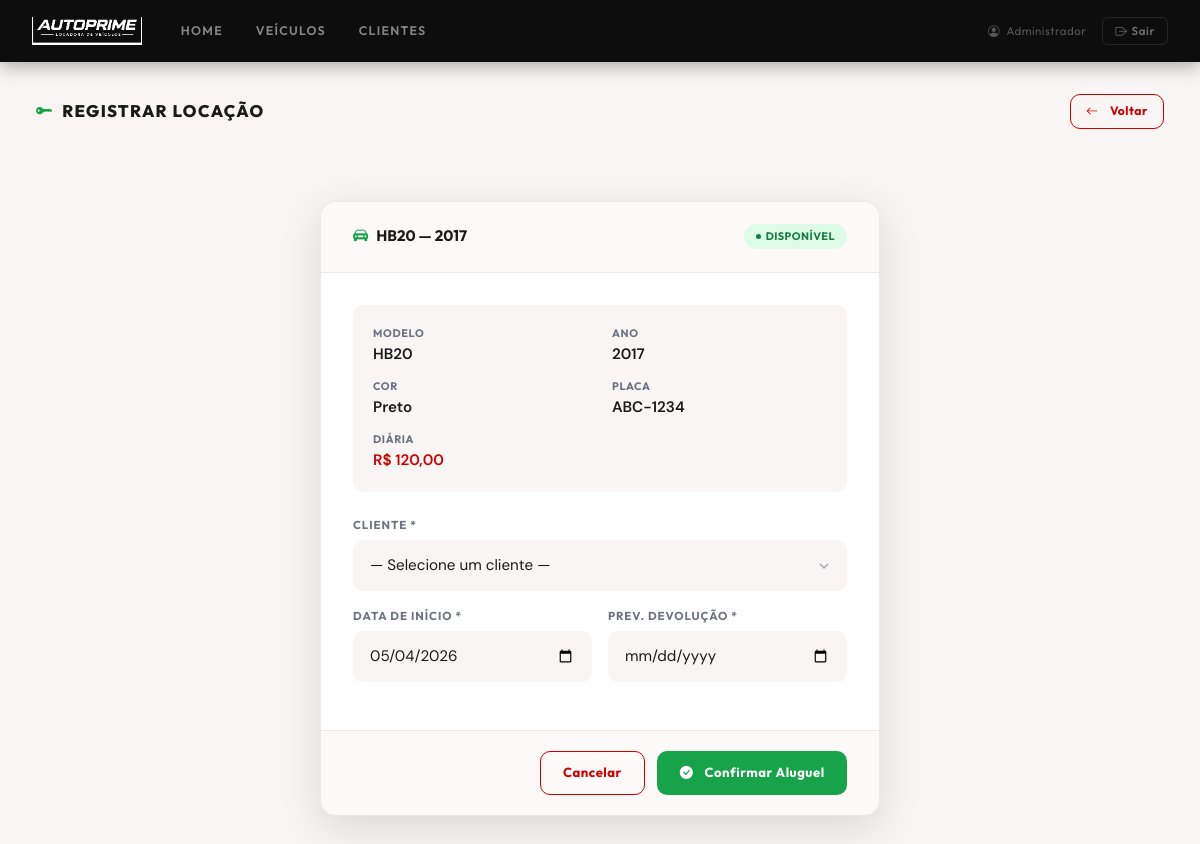
The page /alugar.php?id=1 (signed in) on the database its author committed.
### tables this page shows
CREATE TABLE IF NOT EXISTS veiculos (
  id             INT AUTO_INCREMENT PRIMARY KEY,
  modelo         VARCHAR(100) NOT NULL,
  ano            YEAR         NOT NULL,
  cor            VARCHAR(60)  NOT NULL,
  cor_hex        VARCHAR(7)   DEFAULT '#cccccc',
  placa          VARCHAR(10)  DEFAULT NULL,
  diaria         DECIMAL(10,2) DEFAULT 120.00,
  status         ENUM('disponivel','alugado','manutencao') NOT NULL DEFAULT 'disponivel',
  cliente_id     INT          DEFAULT NULL,
  data_inicio    DATE         DEFAULT NULL,
  data_devolucao DATE         DEFAULT NULL,
  criado_em      TIMESTAMP DEFAULT CURRENT_TIMESTAMP,
  CONSTRAINT fk_veiculo_cliente
    FOREIGN KEY (cliente_id) REFERENCES clientes(id)
    ON DELETE SET NULL ON UPDATE CASCADE
);

### alugar.php (the view, shortened to what this page needs)
<?php
require_once __DIR__ . '/includes/conexao.php';
require_once __DIR__ . '/includes/header.php';
$id = (int)($_GET['id'] ?? 0);
$stmt = $pdo->prepare("SELECT * FROM veiculos WHERE id = ? LIMIT 1");
$stmt->execute([$id]);
$v = $stmt->fetch();
?>
<div class="ap-page" style="padding-bottom:.5rem;">
  <div class="ap-section-header">
    <h1 class="ap-section-title">
      <i class="bi bi-key-fill me-2" style="color:var(--ap-green);"></i>Registrar Locação
    </h1>
    <a href="veiculos.php" class="ap-btn ap-btn-outline ap-btn-sm">
      <i class="bi bi-arrow-left me-1"></i>Voltar
    </a>
  </div>
</div>
<div class="ap-modal-page">
  <div class="ap-form-card">
    <div class="ap-form-card-header">
      <div class="ap-form-card-title">
        <i class="bi bi-car-front-fill" style="color:var(--ap-green);"></i>
        <?= htmlspecialchars($v['modelo']) ?> — <?= $v['ano'] ?>
      </div>
      <span class="ap-badge ap-badge-green">Disponível</span>
    </div>
    <div class="ap-form-card-body">
      <div class="ap-vehicle-info">
        <div><div class="vl">Modelo</div><div class="vv"><?= htmlspecialchars($v['modelo']) ?></div></div>
        <div><div class="vl">Ano</div><div class="vv"><?= $v['ano'] ?></div></div>
        <div><div class="vl">Cor</div><div class="vv"><?= htmlspecialchars($v['cor']) ?></div></div>
        <?php if (!empty($v['placa'])): ?>
        <div><div class="vl">Placa</div><div class="vv"><?= htmlspecialchars($v['placa']) ?></div></div>
        <?php endif; ?>
        <?php if (!empty($v['diaria'])): ?>
        <div>
          <div class="vl">Diária</div>
          <div class="vv" style="color:var(--ap-red);">R$ <?= number_format($v['diaria'], 2, ',', '.') ?></div>
        </div>
        <?php endif; ?>
      </div>
      <form method="POST" novalidate id="form-alugar">
        <div class="mb-3">
          <label class="ap-label" for="cliente_id">Cliente *</label>
          <select name="cliente_id" id="cliente_id" class="ap-select" required>
            <option value="">— Selecione um cliente —</option>
          </select>
        </div>
        <div class="row g-3 mb-3">
          <div class="col-6">
            <label class="ap-label" for="data_inicio">Data de Início *</label>
            <input type="date" name="data_inicio" id="data_inicio" class="ap-input"
              value="<?= htmlspecialchars($_POST['data_inicio'] ?? date('Y-m-d')) ?>"
              min="<?= date('Y-m-d') ?>" required>
          </div>
          <div class="col-6">
            <label class="ap-label" for="data_devolucao">Prev. Devolução *</label>
            <input type="date" name="data_devolucao" id="data_devolucao" class="ap-input"
              value="<?= htmlspecialchars($_POST['data_devolucao'] ?? '') ?>"
              min="<?= date('Y-m-d', strtotime('+1 day')) ?>" required>
          </div>
        </div>
      </form>
    </div>
    <div class="ap-form-card-footer">
      <a href="veiculos.php" class="ap-btn ap-btn-outline">Cancelar</a>
      <button type="submit" form="form-alugar" class="ap-btn ap-btn-green">
        <i class="bi bi-check-circle-fill me-1"></i>Confirmar Aluguel
      </button>
    </div>
  </div>
</div>
<?php require_once __DIR__ . '/includes/footer.php'; ?>

### assets/css/autoprime.css (style rules this page uses)
:root { --ap-red: #cc0000; --ap-red-dark: #990000; --ap-red-light: #e63333; --ap-red-soft: rgba(204,0,0,.08); --ap-red-mid: rgba(204,0,0,.18); --ap-black: #0d0d0d; --ap-dark: #1a1a1a; --ap-gray: #6b7280; --ap-gray-lt: #9ca3af; --ap-border: #ede8e8; --ap-bg: #f9f5f5; --ap-bg-soft: #fdf9f9; --ap-white: #ffffff; --ap-green: #16a34a; --ap-amber: #d97706; --ap-radius: 10px; --ap-radius-lg: 16px; --ap-shadow: 0 4px 20px rgba(0,0,0,.07), 0 1px 4px rgba(0,0,0,.04); --ap-shadow-lg: 0 12px 40px rgba(0,0,0,.12); }
*, *::before, *::after { box-sizing: border-box; }
html { scroll-behavior: smooth; }
body { font-family: 'DM Sans', sans-serif; background: var(--ap-bg); color: var(--ap-dark); min-height: 100vh; }
h1,h2,h3,h4,h5,h6 { font-family: 'Outfit', sans-serif; }
.ap-label { font-family: 'Outfit', sans-serif; font-size: .72rem; font-weight: 700; letter-spacing: .08em; text-transform: uppercase; color: var(--ap-gray); margin-bottom: .45rem; display: block; }
.ap-input, .ap-select { width: 100%; padding: .8rem 1rem; background: var(--ap-bg); border: 1.5px solid transparent; border-radius: var(--ap-radius); font-family: 'DM Sans', sans-serif; font-size: .95rem; color: var(--ap-dark); transition: all .2s; outline: none; }
.ap-input::placeholder { color: var(--ap-gray-lt); }
.ap-select { appearance: none; padding-right: 2.5rem; background-repeat: no-repeat; background-position: right .85rem center; cursor: pointer; }
.ap-btn { display: inline-flex; align-items: center; justify-content: center; gap: .45rem; padding: .72rem 1.4rem; border-radius: var(--ap-radius); font-family: 'Outfit', sans-serif; font-size: .82rem; font-weight: 700; letter-spacing: .04em; cursor: pointer; border: none; text-decoration: none; transition: all .2s; white-space: nowrap; }
.ap-btn-green { background: var(--ap-green); color: #fff; }
.ap-btn-outline { background: transparent; color: var(--ap-red); border: 1.5px solid var(--ap-red); }
.ap-btn-sm { padding: .45rem .95rem; font-size: .76rem; }
.ap-page { padding: 2rem 2.25rem; max-width: 1280px; margin: 0 auto; }
.ap-section-header { display: flex; align-items: center; justify-content: space-between; margin-bottom: 1.5rem; }
.ap-section-title { font-family: 'Outfit', sans-serif; font-size: 1.05rem; font-weight: 800; letter-spacing: .08em; text-transform: uppercase; color: var(--ap-dark); margin: 0; }
.ap-badge { display: inline-flex; align-items: center; gap: .3rem; padding: .28rem .75rem; border-radius: 99px; font-family: 'Outfit', sans-serif; font-size: .68rem; font-weight: 700; letter-spacing: .04em; text-transform: uppercase; }
.ap-badge::before { content: ''; width: 5px; height: 5px; border-radius: 50%; background: currentColor; }
.ap-badge-green { background: #dcfce7; color: #15803d; }
.ap-form-card { background: var(--ap-white); border-radius: var(--ap-radius-lg); box-shadow: var(--ap-shadow-lg); border: 1.5px solid var(--ap-border); overflow: hidden; max-width: 580px; }
.ap-form-card-header { padding: 1.4rem 2rem; border-bottom: 1px solid var(--ap-border); display: flex; align-items: center; justify-content: space-between; background: var(--ap-bg-soft); }
.ap-form-card-title { font-family: 'Outfit', sans-serif; font-size: .95rem; font-weight: 700; color: var(--ap-dark); display: flex; align-items: center; gap: .5rem; }
.ap-form-card-body { padding: 2rem; }
.ap-form-card-footer { padding: 1.25rem 2rem; border-top: 1px solid var(--ap-border); display: flex; justify-content: flex-end; gap: .75rem; background: var(--ap-bg-soft); }
.ap-vehicle-info { background: var(--ap-bg); border-radius: var(--ap-radius); padding: 1.25rem; display: grid; grid-template-columns: 1fr 1fr; gap: .75rem 1.5rem; margin-bottom: 1.5rem; }
.ap-vehicle-info .vl { font-size: .68rem; font-family: 'Outfit', sans-serif; font-weight: 700; text-transform: uppercase; letter-spacing: .06em; color: var(--ap-gray); margin-bottom: 2px; }
.ap-vehicle-info .vv { font-size: .95rem; font-weight: 600; color: var(--ap-dark); }
.ap-modal-page { min-height: calc(100vh - 62px); display: flex; align-items: flex-start; justify-content: center; padding: 2.5rem 1.5rem; }
.ap-modal-page .ap-form-card { width: 100%; max-width: 560px; animation: apSlideUp .35s ease; }

### rows shown on the page
veiculos: modelo "HB20", ano "2017", cor "Preto", placa "ABC-1234", diaria "120,00"

### other values the page prints
$_SESSION['usuario_nome'] "Administrador"
